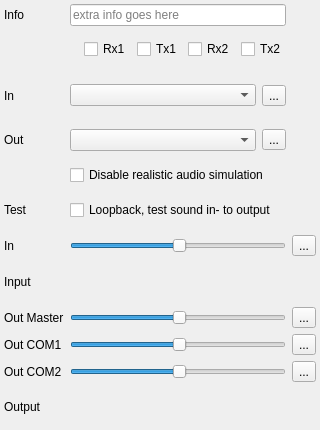
<?xml version="1.0" encoding="UTF-8"?>
<ui version="4.0">
 <class>CAudioDeviceVolumeSetupComponent</class>
 <widget class="QFrame" name="CAudioDeviceVolumeSetupComponent">
  <property name="geometry">
   <rect>
    <x>0</x>
    <y>0</y>
    <width>320</width>
    <height>266</height>
   </rect>
  </property>
  <property name="windowTitle">
   <string>Audio setup</string>
  </property>
  <property name="minimumSize">
   <size>
    <width>320</width>
    <height>430</height>
   </size>
  </property>
  <layout class="QGridLayout" name="gl_AudioDeviceVolumeSetupComponent">
   <property name="leftMargin">
    <number>4</number>
   </property>
   <property name="topMargin">
    <number>4</number>
   </property>
   <property name="rightMargin">
    <number>4</number>
   </property>
   <property name="bottomMargin">
    <number>4</number>
   </property>
   <item row="8" column="3">
    <widget class="QToolButton" name="tb_ResetInVolume">
     <property name="text">
      <string>...</string>
     </property>
      <property name="icon">
        <iconset resource="../../misc/misc.qrc">
          <normaloff>:/ant-design/icons/ant-design/undo.svg</normaloff>:/ant-design/icons/ant-design/undo.svg</iconset>
      </property>
    </widget>
   </item>
   <item row="8" column="0">
    <widget class="QLabel" name="lbl_VolumeIn">
     <property name="text">
      <string>In</string>
     </property>
    </widget>
   </item>
   <item row="0" column="0">
    <widget class="QLabel" name="lbl_Info">
     <property name="text">
      <string>Info</string>
     </property>
    </widget>
   </item>
   <item row="8" column="1">
    <widget class="QSlider" name="hs_VolumeIn">
     <property name="value">
      <number>50</number>
     </property>
     <property name="orientation">
      <enum>Qt::Horizontal</enum>
     </property>
    </widget>
   </item>
   <item row="3" column="0">
    <widget class="QLabel" name="lbl_SetupAudioOutputDevice">
     <property name="text">
      <string>Out</string>
     </property>
    </widget>
   </item>
   <item row="5" column="1">
    <widget class="QCheckBox" name="cb_DisableAudioEffects">
     <property name="text">
      <string>Disable realistic audio simulation</string>
     </property>
    </widget>
   </item>
   <item row="0" column="1">
    <widget class="QLineEdit" name="le_Info">
     <property name="readOnly">
      <bool>true</bool>
     </property>
     <property name="placeholderText">
      <string>extra info goes here</string>
     </property>
    </widget>
   </item>
   <item row="3" column="1">
    <widget class="QWidget" name="wi_OutDevice" native="true">
     <layout class="QHBoxLayout" name="hl_OutDevice">
      <property name="leftMargin">
       <number>0</number>
      </property>
      <property name="topMargin">
       <number>0</number>
      </property>
      <property name="rightMargin">
       <number>0</number>
      </property>
      <property name="bottomMargin">
       <number>0</number>
      </property>
      <item>
       <widget class="QComboBox" name="cb_SetupAudioOutputDevice"/>
      </item>
      <item>
       <widget class="QToolButton" name="tb_RefreshOutDevice">
        <property name="text">
         <string>...</string>
        </property>
        <property name="icon">
         <iconset resource="../../misc/misc.qrc">
          <normaloff>:/ant-design/icons/ant-design/reload.svg</normaloff>:/ant-design/icons/ant-design/reload.svg</iconset>
        </property>
       </widget>
      </item>
     </layout>
    </widget>
   </item>
   <item row="7" column="0">
    <widget class="QLabel" name="lbl_SetupAudioLoopback">
     <property name="text">
      <string>Test</string>
     </property>
    </widget>
   </item>
   <item row="11" column="3">
    <widget class="QToolButton" name="tb_ResetOutVolume">
     <property name="text">
      <string>...</string>
     </property>
      <property name="icon">
        <iconset resource="../../misc/misc.qrc">
          <normaloff>:/ant-design/icons/ant-design/undo.svg</normaloff>:/ant-design/icons/ant-design/undo.svg</iconset>
      </property>
    </widget>
   </item>
   <item row="12" column="3">
    <widget class="QToolButton" name="tb_ResetOutVolumeCom1">
     <property name="text">
      <string>...</string>
     </property>
      <property name="icon">
        <iconset resource="../../misc/misc.qrc">
          <normaloff>:/ant-design/icons/ant-design/undo.svg</normaloff>:/ant-design/icons/ant-design/undo.svg</iconset>
      </property>
    </widget>
   </item>
   <item row="13" column="3">
    <widget class="QToolButton" name="tb_ResetOutVolumeCom2">
     <property name="text">
      <string>...</string>
     </property>
     <property name="icon">
      <iconset resource="../../misc/misc.qrc">
        <normaloff>:/ant-design/icons/ant-design/undo.svg</normaloff>:/ant-design/icons/ant-design/undo.svg</iconset>
      </property>
    </widget>
   </item>
   <item row="11" column="0">
    <widget class="QLabel" name="lbl_VolumeOut">
     <property name="text">
      <string>Out Master</string>
     </property>
    </widget>
   </item>
   <item row="12" column="0">
    <widget class="QLabel" name="lbl_VolumeOutCom1">
     <property name="text">
      <string>Out COM1</string>
     </property>
    </widget>
   </item>
   <item row="13" column="0">
    <widget class="QLabel" name="lbl_VolumeOutCom2">
     <property name="text">
      <string>Out COM2</string>
     </property>
    </widget>
   </item>
   <item row="1" column="0" colspan="2">
    <widget class="QFrame" name="fr_TxRx">
     <layout class="QHBoxLayout" name="hl_TxRx">
      <property name="leftMargin">
       <number>0</number>
      </property>
      <property name="topMargin">
       <number>0</number>
      </property>
      <property name="rightMargin">
       <number>0</number>
      </property>
      <property name="bottomMargin">
       <number>4</number>
      </property>
      <item>
       <widget class="swift::gui::CLedWidget" name="led_AudioConnected" native="true"/>
      </item>
      <item>
       <widget class="swift::gui::CLedWidget" name="led_Rx1" native="true"/>
      </item>
      <item>
       <widget class="swift::gui::CLedWidget" name="led_Rx2" native="true"/>
      </item>
      <item>
       <spacer name="hs_AudioEffects">
        <property name="orientation">
         <enum>Qt::Horizontal</enum>
        </property>
        <property name="sizeType">
         <enum>QSizePolicy::Fixed</enum>
        </property>
        <property name="sizeHint" stdset="0">
         <size>
          <width>10</width>
          <height>20</height>
         </size>
        </property>
       </spacer>
      </item>
      <item>
       <widget class="QCheckBox" name="cb_1Rec">
        <property name="text">
         <string>Rx1</string>
        </property>
       </widget>
      </item>
      <item>
       <widget class="QCheckBox" name="cb_1Tx">
        <property name="text">
         <string>Tx1</string>
        </property>
       </widget>
      </item>
      <item>
       <widget class="QCheckBox" name="cb_2Rec">
        <property name="text">
         <string>Rx2</string>
        </property>
       </widget>
      </item>
      <item>
       <widget class="QCheckBox" name="cb_2Tx">
        <property name="text">
         <string>Tx2</string>
        </property>
       </widget>
      </item>
     </layout>
    </widget>
   </item>
   <item row="2" column="1">
    <widget class="QWidget" name="wi_InDevice" native="true">
     <layout class="QHBoxLayout" name="hl_InDevice">
      <property name="leftMargin">
       <number>0</number>
      </property>
      <property name="topMargin">
       <number>0</number>
      </property>
      <property name="rightMargin">
       <number>0</number>
      </property>
      <property name="bottomMargin">
       <number>0</number>
      </property>
      <item>
       <widget class="QComboBox" name="cb_SetupAudioInputDevice">
        <property name="frame">
         <bool>true</bool>
        </property>
       </widget>
      </item>
      <item>
       <widget class="QToolButton" name="tb_RefreshInDevice">
        <property name="text">
         <string>...</string>
        </property>
        <property name="icon">
         <iconset resource="../../misc/misc.qrc">
          <normaloff>:/ant-design/icons/ant-design/reload.svg</normaloff>:/ant-design/icons/ant-design/reload.svg</iconset>
        </property>
       </widget>
      </item>
     </layout>
    </widget>
   </item>
   <item row="7" column="1">
    <widget class="QWidget" name="wi_TestAudio" native="true">
     <layout class="QHBoxLayout" name="hl_TestAudio">
      <property name="leftMargin">
       <number>0</number>
      </property>
      <property name="topMargin">
       <number>0</number>
      </property>
      <property name="rightMargin">
       <number>0</number>
      </property>
      <property name="bottomMargin">
       <number>0</number>
      </property>
      <item>
       <widget class="QCheckBox" name="cb_SetupAudioLoopback">
        <property name="text">
         <string>Loopback, test sound in- to output</string>
        </property>
       </widget>
      </item>
     </layout>
    </widget>
   </item>
   <item row="11" column="1">
    <widget class="QSlider" name="hs_VolumeOut">
     <property name="value">
      <number>50</number>
     </property>
     <property name="orientation">
      <enum>Qt::Horizontal</enum>
     </property>
    </widget>
   </item>
   <item row="12" column="1">
    <widget class="QSlider" name="hs_VolumeOutCom1">
     <property name="value">
      <number>50</number>
     </property>
     <property name="orientation">
      <enum>Qt::Horizontal</enum>
     </property>
    </widget>
   </item>
   <item row="13" column="1">
    <widget class="QSlider" name="hs_VolumeOutCom2">
     <property name="value">
      <number>50</number>
     </property>
     <property name="orientation">
      <enum>Qt::Horizontal</enum>
     </property>
    </widget>
   </item>
  <item row="14" column="0">
    <widget class="QLabel" name="lbl_OutLevelMeter">
     <property name="text">
      <string>Output</string>
     </property>
    </widget>
   </item>
   <item row="14" column="1">
    <widget class="swift::gui::CLevelMeter" name="wip_OutLevelMeter">
     <property name="sizePolicy">
      <sizepolicy hsizetype="Expanding" vsizetype="Preferred">
       <horstretch>0</horstretch>
       <verstretch>0</verstretch>
      </sizepolicy>
     </property>
    </widget>
   </item>
  <item row="9" column="0">
    <widget class="QLabel" name="lbl_InLevelMeter">
     <property name="text">
      <string>Input</string>
     </property>
    </widget>
  </item>
   <item row="9" column="1">
    <widget class="swift::gui::CLevelMeter" name="wip_InLevelMeter">
     <property name="sizePolicy">
      <sizepolicy hsizetype="Expanding" vsizetype="Preferred">
       <horstretch>0</horstretch>
       <verstretch>0</verstretch>
      </sizepolicy>
     </property>
    </widget>
   </item>
   <item row="2" column="0">
    <widget class="QLabel" name="lbl_SetupAudioInputDevice">
     <property name="text">
      <string>In</string>
     </property>
    </widget>
   </item>
  </layout>
 </widget>
 <customwidgets>
  <customwidget>
   <class>swift::gui::CLevelMeter</class>
   <extends>QFrame</extends>
   <header>gui/levelmeter.h</header>
   <container>1</container>
  </customwidget>
  <customwidget>
   <class>swift::gui::CLedWidget</class>
   <extends>QWidget</extends>
   <header>gui/led.h</header>
   <container>1</container>
  </customwidget>
 </customwidgets>
 <tabstops>
  <tabstop>le_Info</tabstop>
  <tabstop>cb_1Rec</tabstop>
  <tabstop>cb_1Tx</tabstop>
  <tabstop>cb_2Rec</tabstop>
  <tabstop>cb_2Tx</tabstop>
  <tabstop>cb_SetupAudioInputDevice</tabstop>
  <tabstop>tb_RefreshInDevice</tabstop>
  <tabstop>cb_SetupAudioOutputDevice</tabstop>
  <tabstop>tb_RefreshOutDevice</tabstop>
  <tabstop>cb_DisableAudioEffects</tabstop>
  <tabstop>cb_SetupAudioLoopback</tabstop>
  <tabstop>hs_VolumeIn</tabstop>
  <tabstop>tb_ResetInVolume</tabstop>
  <tabstop>hs_VolumeOutCom1</tabstop>
  <tabstop>tb_ResetOutVolumeCom1</tabstop>
  <tabstop>hs_VolumeOutCom2</tabstop>
  <tabstop>tb_ResetOutVolumeCom2</tabstop>
 </tabstops>
 <resources>
  <include location="../../misc/misc.qrc"/>
 </resources>
 <connections/>
</ui>
